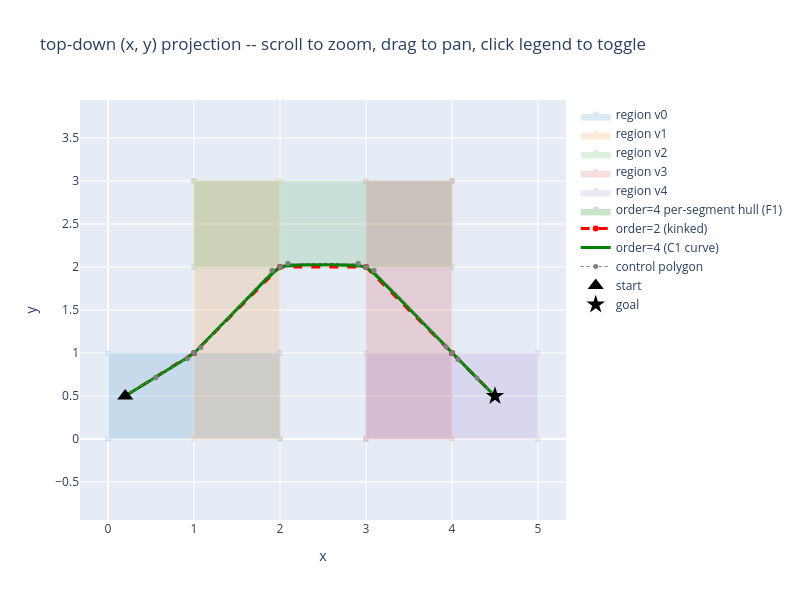

This figure's notebook cell:
### Markdown cell above
## Interactive top-down (x, y) view

Same scene, projected flat, including each `order=4` segment's spatial hull (the F1
hull projected into (x, y) -- generally thinner than the space-time version, since
curvature here is concentrated at the region joints rather than spread across a
segment's interior). **Scroll to zoom, drag to pan, click legend to toggle.**

### Code cell
fig2d = go.Figure()

for i, region in enumerate(REGIONS):
    poly = np.vstack([region, region[0]])
    fig2d.add_trace(go.Scatter(
        x=poly[:, 0], y=poly[:, 1], fill="toself",
        fillcolor=REGION_COLORS[i % len(REGION_COLORS)], opacity=0.15,
        line=dict(color=REGION_COLORS[i % len(REGION_COLORS)], width=1),
        name=f"region v{i}", hoverinfo="name",
    ))

for idx in range(sol4.size):
    cps2 = sol4.control_points(idx)[:, :2]
    hull = ConvexHull(cps2)
    loop = np.vstack([cps2[hull.vertices], cps2[hull.vertices][0]])
    fig2d.add_trace(go.Scatter(
        x=loop[:, 0], y=loop[:, 1], fill="toself",
        fillcolor="green", opacity=0.2, line=dict(color="darkgreen", width=1),
        name="order=4 per-segment hull (F1)", showlegend=(idx == 0), hoverinfo="skip",
    ))

order2_xy = np.array([sol2.xA(0)[:2]] + [sol2.xB(i)[:2] for i in range(sol2.size)])
fig2d.add_trace(go.Scatter(x=order2_xy[:, 0], y=order2_xy[:, 1], mode="lines+markers",
    line=dict(color="red", dash="dash", width=3), marker=dict(size=6, color="red"),
    name="order=2 (kinked)"))

ts = np.linspace(sol4.x0[-1], sol4.xT[-1], 400)
order4_xy = np.array([sol4.lerp(t)[:2] for t in ts])
fig2d.add_trace(go.Scatter(x=order4_xy[:, 0], y=order4_xy[:, 1], mode="lines",
    line=dict(color="green", width=3), name="order=4 (C1 curve)"))

for idx in range(sol4.size):
    cps2 = sol4.control_points(idx)[:, :2]
    fig2d.add_trace(go.Scatter(x=cps2[:, 0], y=cps2[:, 1], mode="markers+lines",
        line=dict(color="gray", dash="dot", width=1), marker=dict(size=5, color="gray"),
        name="control polygon", showlegend=(idx == 0), hoverinfo="skip"))

fig2d.add_trace(go.Scatter(x=[START[0]], y=[START[1]], mode="markers",
    marker=dict(size=14, color="black", symbol="triangle-up"), name="start"))
fig2d.add_trace(go.Scatter(x=[GOAL[0]], y=[GOAL[1]], mode="markers",
    marker=dict(size=14, color="black", symbol="star"), name="goal"))

fig2d.update_layout(
    title="top-down (x, y) projection -- scroll to zoom, drag to pan, click legend to toggle",
    xaxis_title="x", yaxis_title="y",
    yaxis=dict(scaleanchor="x", scaleratio=1),
    width=800, height=600,
)
fig2d

### Figure 1 — Plotly figure (JSON) as saved in the notebook; plotly's stock layout.template omitted (floating-point values rounded to 4 significant figures; data arrays with more than 128 entries replaced by an {"elided": "..."} marker saying what was removed)
{"data": [{"fill": "toself", "fillcolor": "#1f77b4", "hoverinfo": "name", "line": {"color": "#1f77b4", "width": 1}, "name": "region v0", "opacity": 0.15, "type": "scatter", "x": [0, 2, 2, 0, 0], "y": [0, 0, 1, 1, 0]}, {"fill": "toself", "fillcolor": "#ff7f0e", "hoverinfo": "name", "line": {"color": "#ff7f0e", "width": 1}, "name": "region v1", "opacity": 0.15, "type": "scatter", "x": [1, 2, 2, 1, 1], "y": [0, 0, 3, 3, 0]}, {"fill": "toself", "fillcolor": "#2ca02c", "hoverinfo": "name", "line": {"color": "#2ca02c", "width": 1}, "name": "region v2", "opacity": 0.15, "type": "scatter", "x": [1, 4, 4, 1, 1], "y": [2, 2, 3, 3, 2]}, {"fill": "toself", "fillcolor": "#d62728", "hoverinfo": "name", "line": {"color": "#d62728", "width": 1}, "name": "region v3", "opacity": 0.15, "type": "scatter", "x": [3, 4, 4, 3, 3], "y": [0, 0, 3, 3, 0]}, {"fill": "toself", "fillcolor": "#9467bd", "hoverinfo": "name", "line": {"color": "#9467bd", "width": 1}, "name": "region v4", "opacity": 0.15, "type": "scatter", "x": [3, 5, 5, 3, 3], "y": [0, 0, 1, 1, 0]}, {"fill": "toself", "fillcolor": "green", "hoverinfo": "skip", "line": {"color": "darkgreen", "width": 1}, "name": "order=4 per-segment hull (F1)", "opacity": 0.2, "showlegend": true, "type": "scatter", "x": [1.0, 0.2, 0.5535, 0.9225, 1.0], "y": [1.0, 0.5, 0.7137, 0.9368, 1.0]}, {"fill": "toself", "fillcolor": "green", "hoverinfo": "skip", "line": {"color": "darkgreen", "width": 1}, "name": "order=4 per-segment hull (F1)", "opacity": 0.2, "showlegend": false, "type": "scatter", "x": [1.0, 1.078, 2.0, 1.908, 1.0], "y": [1.0, 1.063, 2.0, 1.96, 1.0]}, {"fill": "toself", "fillcolor": "green", "hoverinfo": "skip", "line": {"color": "darkgreen", "width": 1}, "name": "order=4 per-segment hull (F1)", "opacity": 0.2, "showlegend": false, "type": "scatter", "x": [2.0, 3.0, 2.908, 2.092, 2.0], "y": [2.0, 2.0, 2.04, 2.04, 2.0]}, {"fill": "toself", "fillcolor": "green", "hoverinfo": "skip", "line": {"color": "darkgreen", "width": 1}, "name": "order=4 per-segment hull (F1)", "opacity": 0.2, "showlegend": false, "type": "scatter", "x": [3.0, 4.0, 3.092, 3.0], "y": [2.0, 1.0, 1.96, 2.0]}, {"fill": "toself", "fillcolor": "green", "hoverinfo": "skip", "line": {"color": "darkgreen", "width": 1}, "name": "order=4 per-segment hull (F1)", "opacity": 0.2, "showlegend": false, "type": "scatter", "x": [4.5, 4.0, 4.07, 4.5], "y": [0.5, 1.0, 0.9283, 0.5]}, {"line": {"color": "red", "dash": "dash", "width": 3}, "marker": {"color": "red", "size": 6}, "mode": "lines+markers", "name": "order=2 (kinked)", "type": "scatter", "x": [0.2, 1.0, 2.0, 3.0, 4.0, 4.5], "y": [0.5, 1.0, 2.0, 2.0, 1.0, 0.5]}, {"line": {"color": "green", "width": 3}, "mode": "lines", "name": "order=4 (C1 curve)", "type": "scatter", "x": {"elided": "400 float values"}, "y": {"elided": "400 float values"}}, {"hoverinfo": "skip", "line": {"color": "gray", "dash": "dot", "width": 1}, "marker": {"color": "gray", "size": 5}, "mode": "markers+lines", "name": "control polygon", "showlegend": true, "type": "scatter", "x": [0.2, 0.5535, 0.9225, 1.0], "y": [0.5, 0.7137, 0.9368, 1.0]}, {"hoverinfo": "skip", "line": {"color": "gray", "dash": "dot", "width": 1}, "marker": {"color": "gray", "size": 5}, "mode": "markers+lines", "name": "control polygon", "showlegend": false, "type": "scatter", "x": [1.0, 1.078, 1.908, 2.0], "y": [1.0, 1.063, 1.96, 2.0]}, {"hoverinfo": "skip", "line": {"color": "gray", "dash": "dot", "width": 1}, "marker": {"color": "gray", "size": 5}, "mode": "markers+lines", "name": "control polygon", "showlegend": false, "type": "scatter", "x": [2.0, 2.092, 2.908, 3.0], "y": [2.0, 2.04, 2.04, 2.0]}, {"hoverinfo": "skip", "line": {"color": "gray", "dash": "dot", "width": 1}, "marker": {"color": "gray", "size": 5}, "mode": "markers+lines", "name": "control polygon", "showlegend": false, "type": "scatter", "x": [3.0, 3.092, 3.93, 4.0], "y": [2.0, 1.96, 1.072, 1.0]}, {"hoverinfo": "skip", "line": {"color": "gray", "dash": "dot", "width": 1}, "marker": {"color": "gray", "size": 5}, "mode": "markers+lines", "name": "control polygon", "showlegend": false, "type": "scatter", "x": [4.0, 4.07, 4.291, 4.5], "y": [1.0, 0.9283, 0.7079, 0.5]}, {"marker": {"color": "black", "size": 14, "symbol": "triangle-up"}, "mode": "markers", "name": "start", "type": "scatter", "x": [0.2], "y": [0.5]}, {"marker": {"color": "black", "size": 14, "symbol": "star"}, "mode": "markers", "name": "goal", "type": "scatter", "x": [4.5], "y": [0.5]}], "layout": {"height": 600, "title": {"text": "top-down (x, y) projection -- scroll to zoom, drag to pan, click legend to toggle"}, "width": 800, "xaxis": {"title": {"text": "x"}}, "yaxis": {"scaleanchor": "x", "scaleratio": 1, "title": {"text": "y"}}}}
